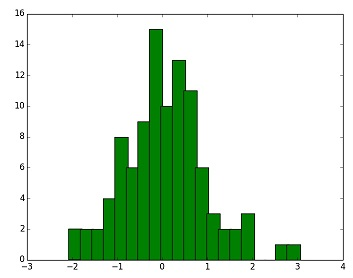

Recreate this plot in Python.
# -*- coding: utf-8 -*-
import numpy as np
import matplotlib.pyplot as plt

def main():
    # 乱数を100個生成
    x = np.random.randn(100)
    # ヒストグラムの描画
    plt.hist(x, bins=20, color='g', width=0.3)
    plt.show()

if __name__ == '__main__':
    main()
